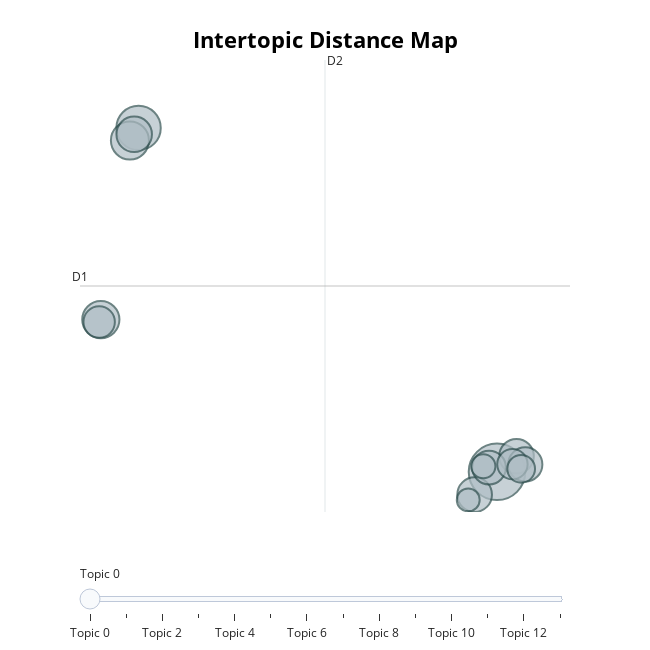

Notebook code for this chart:
### Code cell
model.visualize_topics() #Cluster Visualization

### Figure 1 — Plotly figure (JSON) as saved in the notebook; plotly's stock layout.template omitted (floating-point values rounded to 4 significant figures)
{"data": [{"customdata": [[17.7, 4.906, 0, "exercise | eat | healthy | health | increase", 104], [-5.803, 20.41, 1, "family | cooking | meal | spouse | wife", 64], [-6.372, 19.84, 2, "family | spouse | sleep | bereaved | bereavement", 47], [-8.279, 11.77, 3, "traffic | pollution | quiet | wildlife | road", 45], [-6.092, 20.12, 4, "daughter | schooling | husband | money | family", 41], [18.98, 5.611, 5, "stress | home | partner | husband | commute", 39], [16.24, 3.878, 6, "contact | call | phone | connect | zoom", 39], [19.56, 5.239, 7, "home | job | stay | unemployment | wife", 38], [17.18, 5.101, 8, "hobby | learn | skill | podcast | reading", 37], [-8.387, 11.66, 9, "community | spirit | gratitude | awareness | support", 32], [18.72, 5.252, 10, "stimulus | money | payment | spend | federal", 30], [19.29, 5.044, 11, "commute | commuting | work | travel | home", 25], [16.81, 5.159, 12, "exercise | fitness | activity | daily | graduation", 19], [15.82, 3.643, 13, "hand | washing | wash | hygiene | handwash", 17]], "hovertemplate": "<b>Topic %{customdata[2]}</b><br>Words: %{customdata[3]}<br>Size: %{customdata[4]}", "legendgroup": "", "marker": {"color": "#B0BEC5", "line": {"color": "DarkSlateGrey", "width": 2}, "size": [104, 64, 47, 45, 41, 39, 39, 38, 37, 32, 30, 25, 19, 17], "sizemode": "area", "sizeref": 0.065, "symbol": "circle"}, "mode": "markers", "name": "", "orientation": "v", "showlegend": false, "type": "scatter", "x": [17.7, -5.803, -6.372, -8.279, -6.092, 18.98, 16.24, 19.56, 17.18, -8.387, 18.72, 19.29, 16.81, 15.82], "xaxis": "x", "y": [4.906, 20.41, 19.84, 11.77, 20.12, 5.611, 3.878, 5.239, 5.101, 11.66, 5.252, 5.044, 5.159, 3.643], "yaxis": "y"}], "layout": {"annotations": [{"showarrow": false, "text": "D1", "x": -9.645, "y": 13.28, "yshift": 10}, {"showarrow": false, "text": "D2", "x": 6.423, "xshift": 10, "y": 23.47}], "height": 650, "hoverlabel": {"bgcolor": "white", "font": {"family": "Rockwell", "size": 16}}, "legend": {"itemsizing": "constant", "tracegroupgap": 0}, "margin": {"t": 60}, "shapes": [{"line": {"color": "#CFD8DC", "width": 2}, "type": "line", "x0": 6.423, "x1": 6.423, "y0": 3.096, "y1": 23.47}, {"line": {"color": "#9E9E9E", "width": 2}, "type": "line", "x0": -9.645, "x1": 22.49, "y0": 13.28, "y1": 13.28}], "sliders": [{"active": 0, "pad": {"t": 50}, "steps": [{"args": [{"marker.color": [["red", "#B0BEC5", "#B0BEC5", "#B0BEC5", "#B0BEC5", "#B0BEC5", "#B0BEC5", "#B0BEC5", "#B0BEC5", "#B0BEC5", "#B0BEC5", "#B0BEC5", "#B0BEC5", "#B0BEC5"]]}], "label": "Topic 0", "method": "update"}, {"args": [{"marker.color": [["#B0BEC5", "red", "#B0BEC5", "#B0BEC5", "#B0BEC5", "#B0BEC5", "#B0BEC5", "#B0BEC5", "#B0BEC5", "#B0BEC5", "#B0BEC5", "#B0BEC5", "#B0BEC5", "#B0BEC5"]]}], "label": "Topic 1", "method": "update"}, {"args": [{"marker.color": [["#B0BEC5", "#B0BEC5", "red", "#B0BEC5", "#B0BEC5", "#B0BEC5", "#B0BEC5", "#B0BEC5", "#B0BEC5", "#B0BEC5", "#B0BEC5", "#B0BEC5", "#B0BEC5", "#B0BEC5"]]}], "label": "Topic 2", "method": "update"}, {"args": [{"marker.color": [["#B0BEC5", "#B0BEC5", "#B0BEC5", "red", "#B0BEC5", "#B0BEC5", "#B0BEC5", "#B0BEC5", "#B0BEC5", "#B0BEC5", "#B0BEC5", "#B0BEC5", "#B0BEC5", "#B0BEC5"]]}], "label": "Topic 3", "method": "update"}, {"args": [{"marker.color": [["#B0BEC5", "#B0BEC5", "#B0BEC5", "#B0BEC5", "red", "#B0BEC5", "#B0BEC5", "#B0BEC5", "#B0BEC5", "#B0BEC5", "#B0BEC5", "#B0BEC5", "#B0BEC5", "#B0BEC5"]]}], "label": "Topic 4", "method": "update"}, {"args": [{"marker.color": [["#B0BEC5", "#B0BEC5", "#B0BEC5", "#B0BEC5", "#B0BEC5", "red", "#B0BEC5", "#B0BEC5", "#B0BEC5", "#B0BEC5", "#B0BEC5", "#B0BEC5", "#B0BEC5", "#B0BEC5"]]}], "label": "Topic 5", "method": "update"}, {"args": [{"marker.color": [["#B0BEC5", "#B0BEC5", "#B0BEC5", "#B0BEC5", "#B0BEC5", "#B0BEC5", "red", "#B0BEC5", "#B0BEC5", "#B0BEC5", "#B0BEC5", "#B0BEC5", "#B0BEC5", "#B0BEC5"]]}], "label": "Topic 6", "method": "update"}, {"args": [{"marker.color": [["#B0BEC5", "#B0BEC5", "#B0BEC5", "#B0BEC5", "#B0BEC5", "#B0BEC5", "#B0BEC5", "red", "#B0BEC5", "#B0BEC5", "#B0BEC5", "#B0BEC5", "#B0BEC5", "#B0BEC5"]]}], "label": "Topic 7", "method": "update"}, {"args": [{"marker.color": [["#B0BEC5", "#B0BEC5", "#B0BEC5", "#B0BEC5", "#B0BEC5", "#B0BEC5", "#B0BEC5", "#B0BEC5", "red", "#B0BEC5", "#B0BEC5", "#B0BEC5", "#B0BEC5", "#B0BEC5"]]}], "label": "Topic 8", "method": "update"}, {"args": [{"marker.color": [["#B0BEC5", "#B0BEC5", "#B0BEC5", "#B0BEC5", "#B0BEC5", "#B0BEC5", "#B0BEC5", "#B0BEC5", "#B0BEC5", "red", "#B0BEC5", "#B0BEC5", "#B0BEC5", "#B0BEC5"]]}], "label": "Topic 9", "method": "update"}, {"args": [{"marker.color": [["#B0BEC5", "#B0BEC5", "#B0BEC5", "#B0BEC5", "#B0BEC5", "#B0BEC5", "#B0BEC5", "#B0BEC5", "#B0BEC5", "#B0BEC5", "red", "#B0BEC5", "#B0BEC5", "#B0BEC5"]]}], "label": "Topic 10", "method": "update"}, {"args": [{"marker.color": [["#B0BEC5", "#B0BEC5", "#B0BEC5", "#B0BEC5", "#B0BEC5", "#B0BEC5", "#B0BEC5", "#B0BEC5", "#B0BEC5", "#B0BEC5", "#B0BEC5", "red", "#B0BEC5", "#B0BEC5"]]}], "label": "Topic 11", "method": "update"}, {"args": [{"marker.color": [["#B0BEC5", "#B0BEC5", "#B0BEC5", "#B0BEC5", "#B0BEC5", "#B0BEC5", "#B0BEC5", "#B0BEC5", "#B0BEC5", "#B0BEC5", "#B0BEC5", "#B0BEC5", "red", "#B0BEC5"]]}], "label": "Topic 12", "method": "update"}, {"args": [{"marker.color": [["#B0BEC5", "#B0BEC5", "#B0BEC5", "#B0BEC5", "#B0BEC5", "#B0BEC5", "#B0BEC5", "#B0BEC5", "#B0BEC5", "#B0BEC5", "#B0BEC5", "#B0BEC5", "#B0BEC5", "red"]]}], "label": "Topic 13", "method": "update"}]}], "title": {"font": {"color": "Black", "size": 22}, "text": "<b>Intertopic Distance Map", "x": 0.5, "xanchor": "center", "y": 0.95, "yanchor": "top"}, "width": 650, "xaxis": {"anchor": "y", "domain": [0, 1], "range": [-9.645, 22.49], "title": {"text": ""}, "visible": false}, "yaxis": {"anchor": "x", "domain": [0, 1], "range": [3.096, 23.47], "title": {"text": ""}, "visible": false}}}
